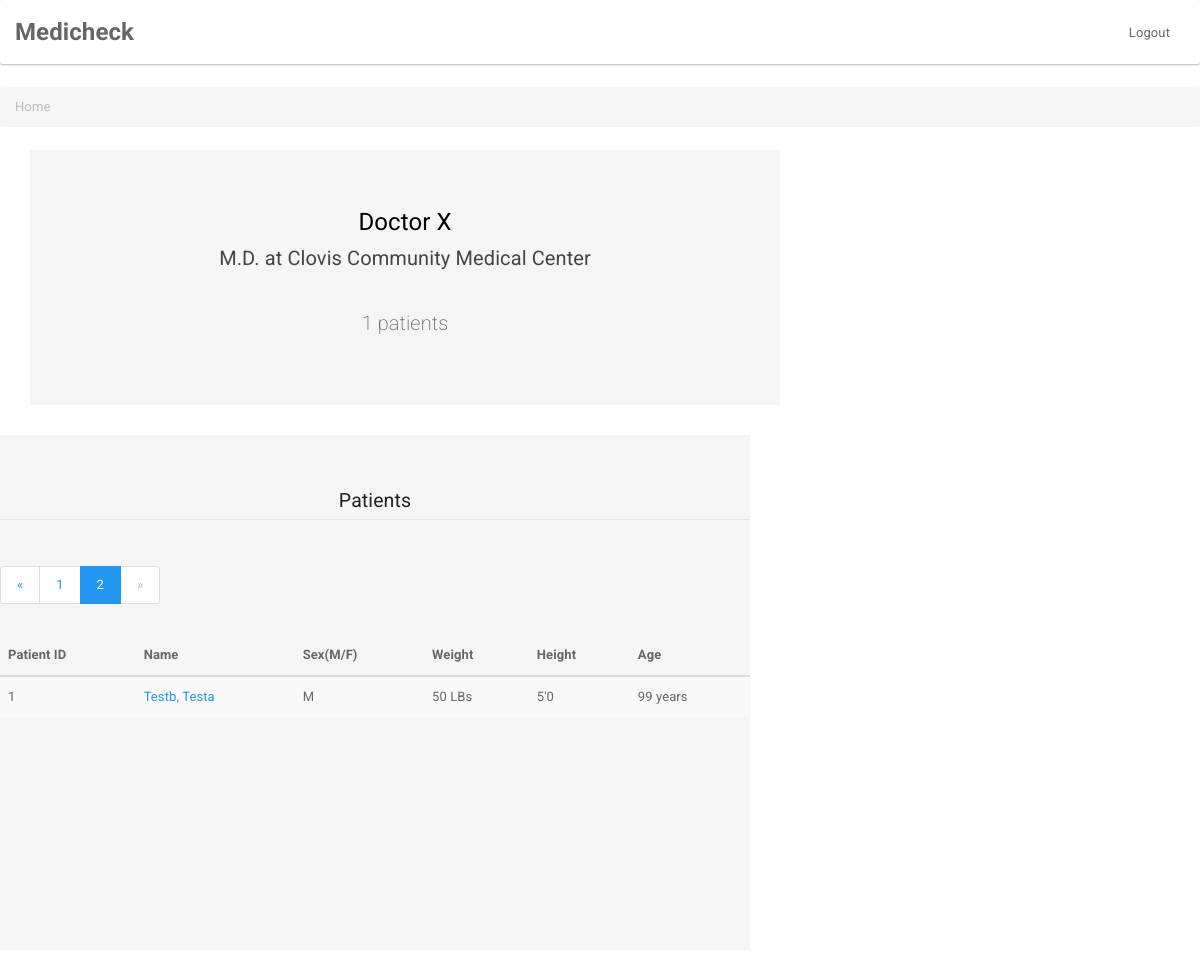
The app's page /profile/home/?page=2 (signed in) with its own data.
### patients/models.py (models this page shows)
class Profile(models.Model):
    user = models.OneToOneField(User, on_delete=models.CASCADE)
    bio = models.TextField(max_length=500, blank=True)
    location = models.CharField(max_length=30, blank=True)
    medical_center = models.CharField(max_length=30, blank=True)

class Patient(models.Model):
    first_name = models.CharField(max_length=30)
    last_name = models.CharField(max_length=30, blank = True)
    index = models.ForeignKey(User)
    ethnicity = models.CharField(max_length=15)
    weight = models.CharField(max_length=6)
    height = models.CharField(max_length=4)
    gender = models.CharField(max_length=100)
    age = models.CharField(max_length=5, default='')

### patients/views.py (the view)
def home(request):
    if request.user.is_authenticated() is False:
        return render(request, 'index.html')
    profile = Profile.objects.get(pk=request.user.id)
    sort = request.GET.get('sort', 1)
    patients = Patient.objects.all().filter(index_id=1).order_by("last_name")
    page = request.GET.get('page', 1)
    paginator = Paginator(patients, 10)
    try:
        patients = paginator.page(page)
    except PageNotAnInteger:
        patients = paginator.page(1)
    except EmptyPage:
        users = paginator.page(paginator.num_pages)
    context = { "user" : request.user,
                "patients" : patients,
                "profile" : profile,
                         }
    return render(request, 'profile/home.html', context)

### templates/profile/home.html
{% extends "base.html" %}
{% block Content %}
<ul class="breadcrumb">
  <li class="active">Home</li>
</ul>
<div  style= "float:left; border-radius: .5px;margin-left: 30px; width: 750px;"class="jumbotron">
<center> <h4 style="color:black;"> {{ user.first_name }} {{ user.last_name}} </h4> </center>
<center><h5> {{ profile.bio }} at {{ profile.medical_center|title }} </h5> </center>
<br>
<center> <p>  {{  patients|length }} patients </p> </center>
</div>
<div  style= "float:left;width: 750px;height:515.5px;"class="jumbotron"><table class="table table-striped table-hover ">
  <legend> <center> Patients </center> </legend>
  <thead>
    <tr>
      <th>Patient ID</th>
      <th>Name</th>
      <th>Sex(M/F)</th>
      <th>Weight</th>
      <th>Height</th>
      <th>Age</th>
    </tr>
  </thead>
  <tbody>
    {% for patient in patients %}
    <tr class="">
      <td> {{ forloop.counter }}</td>
      <td> <a href="{% url 'id' patient.id %}">{{ patient.last_name|title}}, {{patient.first_name|title}} </a></td>
      <td> {{ patient.gender|title|first }}</td>
      <td> {{ patient.weight }} LBs </td>
      <td> {{ patient.height|first}}'{{patient.height|last}} </td>
      <td> {{ patient.age }} years </td>
    </tr>
    {% endfor %}
    {% if patients.has_other_pages %}
      <ul class="pagination">
        {% if patients.has_previous %}
          <li><a href="?page={{ patients.previous_page_number }}">&laquo;</a></li>
        {% else %}
          <li class="disabled"><span>&laquo;</span></li>
        {% endif %}
        {% for i in patients.paginator.page_range %}
          {% if patients.number == i %}
            <li class="active"><span>{{ i }} <span class="sr-only">(current)</span></span></li>
          {% else %}
            <li><a href="?page={{ i }}">{{ i }}</a></li>
          {% endif %}
        {% endfor %}
        {% if patients.has_next %}
          <li><a href="?page={{ patients.next_page_number }}">&raquo;</a></li>
        {% else %}
          <li class="disabled"><span>&raquo;</span></li>
        {% endif %}
      </ul>
    {% endif %}
  </tbody>
</table>
</div>
{% endblock %}

### records on screen
Profile: bio "M.D.", medical_center "Clovis Community Medical Center"
Patient: last_name "Testb", first_name "Testa", gender|first "M", weight "50", height|first "5", height|last "0", age "99"

### other values on screen
{{ user.first_name }} "Doctor"
{{ user.last_name }} "X"
{{ patients|length }} "1"
{{ i }} "1"
{{ i }} "2"
